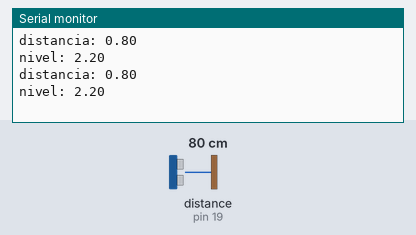
Recording of a sketch running on a simulated Arduino Uno, built with avr-gcc and run on an emulated ATmega328P. Shown: the last lines printed to the serial monitor. Wiring (inferred from the names in the program): ultrasonic range finder: trigger pin 18; echo pin 19. The test bench sets the inputs (shaded band); at power-on: distance to the obstacle (sensor on pin 19) 80 cm. The echo pulse lasts 58.3 µs per cm.

Above: at 2.3 s.
2.4 s: distance to the obstacle (sensor on pin 19) set to 2 cm
At 4.2 s:
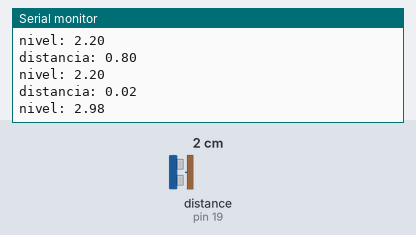
4.5 s: distance to the obstacle (sensor on pin 19) set to 4 cm
At 5.7 s:
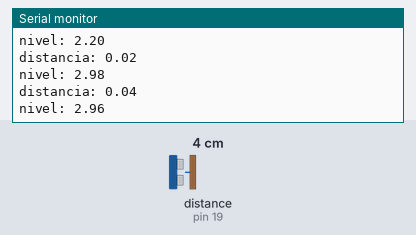
Timing chart, 0 to 7.5 s (numbered marks = the images above; inputs shaded):
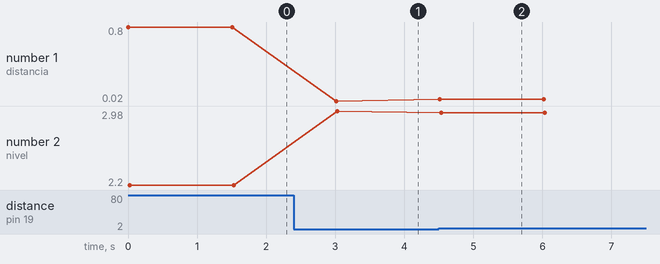

Measured:
- after the input at 2.4 s, the serial monitor: prints a new line after 0.61 s (image 1)
- after the input at 4.5 s, the serial monitor: prints a new line at once (image 2)
- plotted number 1: 0.8 → 0.02 after the input at 2.4 s, 0.02 → 0.04 after the input at 4.5 s
- plotted number 2: 2.2 → 2.98 after the input at 2.4 s, 2.98 → 2.96 after the input at 4.5 s

The sketch:

Ultrasonido.ino
```cpp
int TRIG = 18; //salida
int ECHO = 19; //entrada
float h = 3.0; //altura del recipiente
long t = 0;
float distancia, nivel =0;

void setup()
{
  pinMode(TRIG, OUTPUT);
  pinMode (ECHO, INPUT);
  Serial.begin(9600);

}

void loop()
{
 //asegurar que trig está apagado
  digitalWrite(TRIG, LOW);
  delayMicroseconds(2);
 //hacer funcionar trig
  digitalWrite(TRIG, HIGH);
  delayMicroseconds(10);
  digitalWrite(TRIG, LOW);
  //guardar valor de echo
  t = pulseIn(ECHO, HIGH); //microsegundos
  distancia=(0.000344*t)/2; //d= v*t -->
  nivel = (h-distancia);
  Serial.print("distancia: ");
  Serial.println(distancia);
  Serial.print("nivel: ");
  Serial.println(nivel);
  delay(1500);
}
```
